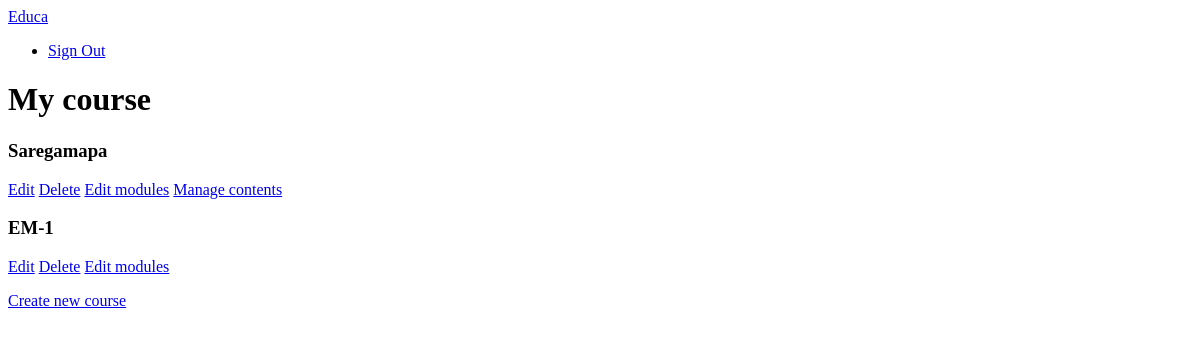
The app's page /course/mine/ (signed in), older data.
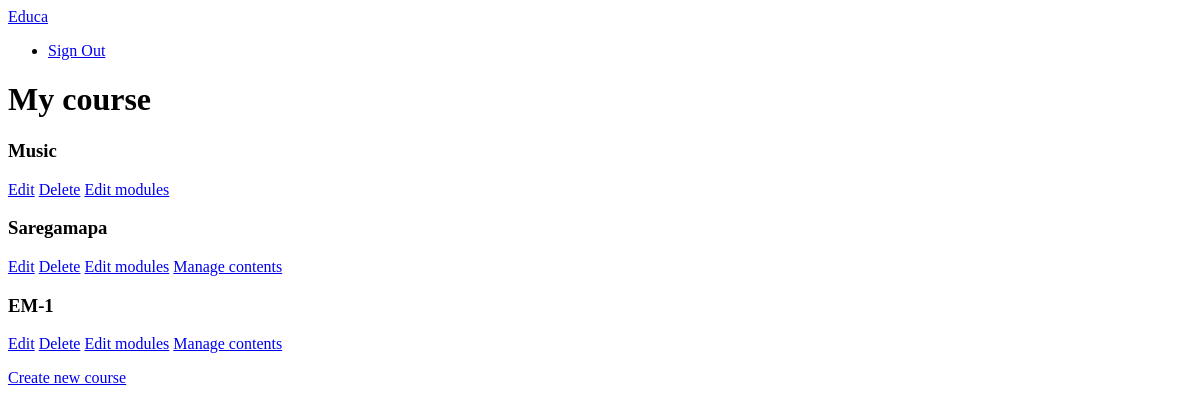
The same page, newer data.
### courses/models.py (models this page shows, shortened)
class Course(models.Model):
    owner = models.ForeignKey(User, related_name = 'courses_created', on_delete=models.CASCADE)
    subject = models.ForeignKey(Subject, related_name = 'courses', on_delete=models.CASCADE)
    title = models.CharField(max_length=200)
    slug = models.SlugField(max_length=200, unique=True)
    overview = models.TextField()
    created = models.DateTimeField(auto_now_add=True)
    class Meta:
        ordering = ['-created']

### courses/views.py (the view, shortened to what this page needs)
# urls.py: path('mine/', views.ManageCourseListView.as_view(), name='manage_course_list'),
class ManageCourseListView(ListView):
    model = Course
    template_name = 'courses/manage/course/list.html'

### courses/views.py (called while the page is built)
    def get_queryset(self):
        qs = super(OwnerMixin, self).get_queryset()
        return qs.filter(owner=self.request.user)

### courses/templates/courses/manage/course/list.html (shortened to what this page needs)
{% extends "base.html" %}
{% block content %}
    <h1>My course</h1>
    <div class="module">
        {% for course in object_list %}
            <div class="course-info">
                <h3>{{ course.title }}</h3>
                <p>
                    <a href="{% url 'course_edit' course.id %}">Edit</a>
                    <a href="{% url 'course_delete' course.id %}">Delete</a>
                    <a href="{% url 'course_module_update' course.id %}">Edit modules</a>
                    {% if course.modules.count > 0 %}
                        <a href="{% url 'module_content_list' course.modules.first.id%}">
                            Manage contents
                        </a>
                    {% endif %}
                </p>
            </div>
        {% empty %}
            <p>You haven't created any course yet.</p>
        {% endfor %}
        <p>
            <a href="{% url 'course_create' %}" class="button">Create new course</a>
        </p>
    </div>
{% endblock %}

Row changes from the older to the newer data that the page shows:
added Course: title "Music"
shown differently, row unchanged: Course "EM-1": now shows "Manage contents"
